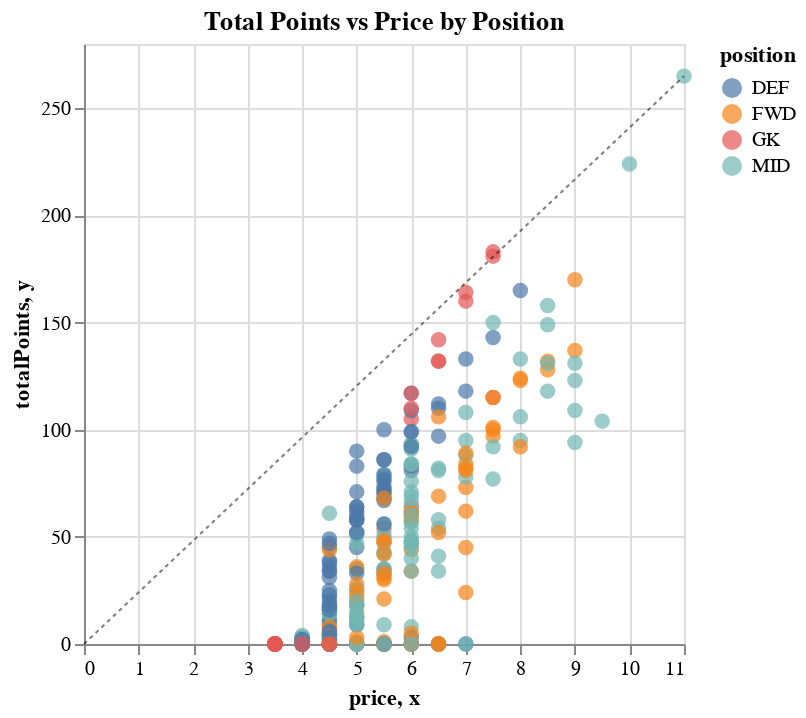

Here is the notebook cell this chart was saved with:
### Code cell
import altair as alt
# Create the scatter plot
chart = alt.Chart(df).mark_circle(size=60).encode(
    x='price',
    y='totalPoints',
    color='position', # Color based on position
    tooltip=['displayName', 'position', 'totalPoints', 'averagePoints', 'price']
).properties(
    title='Total Points vs Price by Position'
)
# Create the diagonal line
line = alt.Chart(pd.DataFrame({'x': [0, 11], 'y': [0, 265]})).mark_line(
    color='black',
    strokeDash=[2, 2],
    opacity=0.5,
    strokeWidth=1
).encode(
    x='x',
    y='y'
)
# Combine the chart and the line
final_chart = chart + line
# Display the chart
final_chart

### Figure 1 — Vega-Lite specification as saved in the notebook (floating-point values rounded to 4 significant figures; data arrays with more than 128 entries replaced by an {"elided": "..."} marker saying what was removed)
{"config": {"view": {"continuousWidth": 300, "continuousHeight": 300}}, "layer": [{"data": {"name": "data-706ec06ba37a3bc756a11ad55ec3ca71"}, "mark": {"type": "circle", "size": 60}, "encoding": {"color": {"field": "position", "type": "nominal"}, "tooltip": [{"field": "displayName", "type": "nominal"}, {"field": "position", "type": "nominal"}, {"field": "totalPoints", "type": "quantitative"}, {"field": "price", "type": "quantitative"}], "x": {"field": "price", "type": "quantitative"}, "y": {"field": "totalPoints", "type": "quantitative"}}, "title": "Total Points vs Price by Position"}, {"data": {"name": "data-cd126fcf474b200f0eeece9ceec800f1"}, "mark": {"type": "line", "color": "black", "opacity": 0.5, "strokeDash": [2, 2], "strokeWidth": 1}, "encoding": {"x": {"field": "x", "type": "quantitative"}, "y": {"field": "y", "type": "quantitative"}}}], "$schema": "https://vega.github.io/schema/vega-lite/v5.20.1.json", "datasets": {"data-706ec06ba37a3bc756a11ad55ec3ca71": {"elided": "312 records"}, "data-cd126fcf474b200f0eeece9ceec800f1": [{"x": 0, "y": 0}, {"x": 11, "y": 265}]}}
